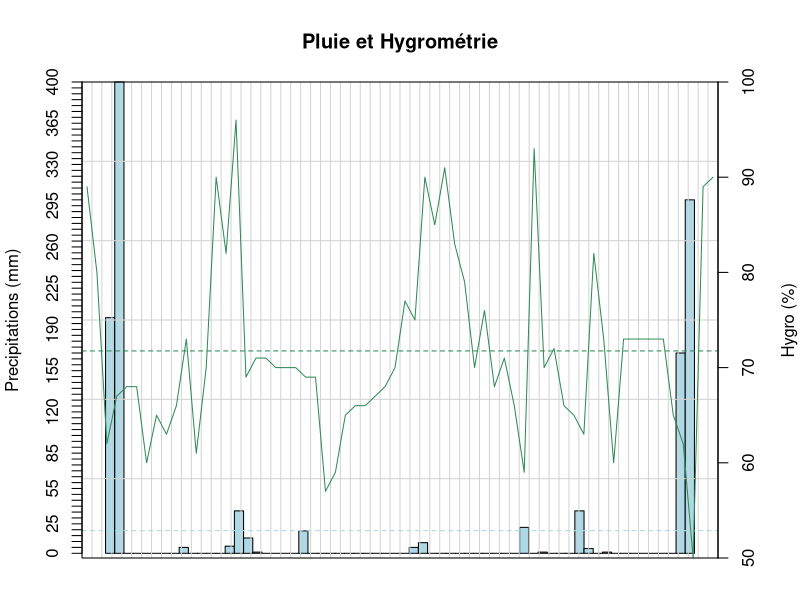
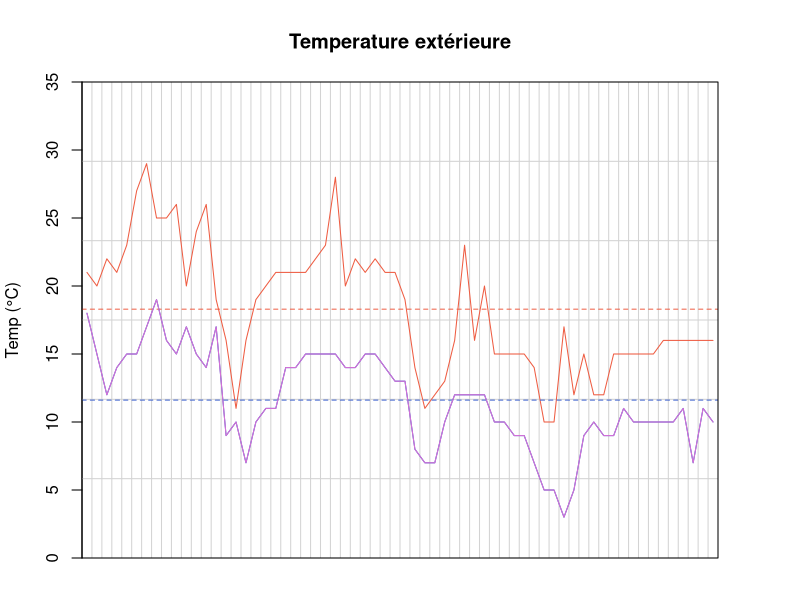
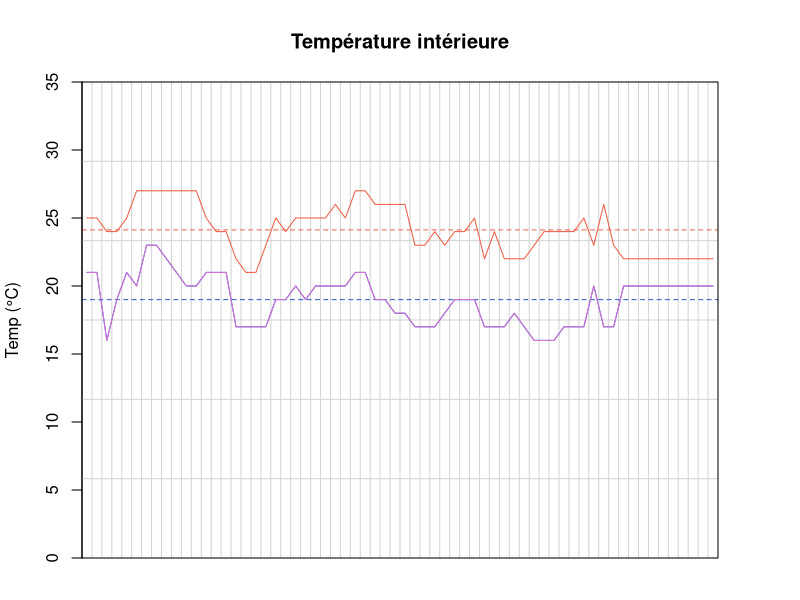
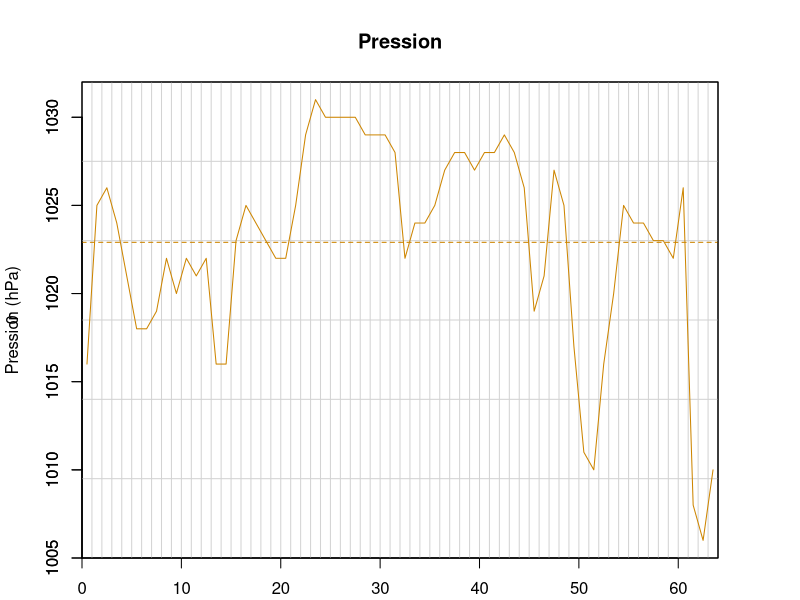

Write R code to recreate these figures, in order.
#! /usr/bin/Rscript

meteoRevel <- read.csv(file="Revel.csv",head=TRUE,sep=";")
meteoMque <- read.csv(file="Martinique.csv",head=TRUE,sep=";")


plot_pluiehygro=function(pluie, hygro) {
	meanPluie <- mean(pluie)
	meanHygro <- mean(hygro)
	
	pluie <- complete(pluie, 0, size)
	hygro <- complete(hygro, meanHygro, size)

	par (mar=c(2, 4, 4, 4) + 0.1)
	barplot (pluie, space=0,  col='lightblue', ylab='Precipitations (mm)', axes=FALSE)
	grid (nx=size, ny=6, lty=1)

	abline(h=meanPluie, col="lightblue",lty=2)
	axis (2, at=seq(0,max(pluie),5))
	
	hygroRange <- range(hygro)
	plot.window(xlim=c(0,size), ylim=c(50,100), xaxs='i', yaxs='i')
	axis (4)
	mtext ('Hygro (%)', 4, line=3)
	lines (seq(from=0.5,to=size-0.5,by=1), hygro, col="seagreen4")
	abline(h=meanHygro, col="seagreen4",lty=2)
	box()
}

plot_temp=function(max, min) {
	tempRange <- range(max, min)
	tempRange <- range(min(0, min(tempRange)), max(tempRange, 35))

	meanMax <- mean(max)
	meanMin <- mean(min)

	max <- complete(max, meanMax, size)
	min <- complete(min, meanMin, size)
	
	average <- get_avg(min, max)

	plot.new()
	plot.window(xlim=c(0,size), ylim=tempRange, xaxs='i', yaxs='i')
	axis (2)
	grid (nx=size, ny=6, lty=1)
	mtext ('Temp (°C)', 2, line=3)
	lines (seq(0.5,size-0.5,1), max, col="tomato2")
	abline(h=meanMax, col="tomato2",lty=2)
	lines (seq(0.5,size-0.5,1), min, col="royalblue3")
	abline(h=meanMin, col="royalblue3",lty=2)
	lines (seq(0.5,size-0.5,1), average, col="orchid")
	box()
}

plot_pression=function(pression) {
	pression <- increase_to(pression, 1000)
	pressionRange <- range(max(pression)+1, min(pression)-1) 
	meanPression <- mean(pression)

	pression <- complete(pression, meanPression, size)
	plot(0, 0, xlim=c(0,size), ylim=pressionRange, xaxs='i', yaxs='i')
	axis (2)
	grid (nx=size, ny=6, lty=1)
	mtext ('Pression (hPa)', 2, line=3)
	lines (seq(0.5,size-0.5,1), pression, col="orange3")
	abline(h=meanPression, col="orange3",lty=2)
	box()
}

do_plot_single=function(data1) {
	size <<- length(data1$Date)
	
	plot_pluiehygro(data1$Pluie, data1$Hygro)
	title("Pluie et Hygrométrie")

	plot_temp(data1$Temp.max, data1$Temp.min)
	title("Temperature extérieure")
	plot_temp(data1$Temp.int.max, data1$Temp.int.min)
	title("Température intérieure")

	plot_pression(data1$Pression)
	title("Pression")
}

do_plot_multi=function(data1, data2) {
	size <- length(data1$Date)
	size <<- max(size, length(data2$Date))
	
	layout(matrix(1:2, 2, 1))
	plot_pluiehygro(data1$Pluie, data1$Hygro)
	title("Pluie et Hygrométrie (Revel)")
	plot_pluiehygro(data2$Pluie, data2$Hygro)
	title("(Martinique)")

	layout(matrix(1:3, 3, 1))
	plot_temp(data1$Temp.max, data1$Temp.min)
	title("Temperature extérieure (Revel)")
	plot_temp(data1$Temp.int.max, data1$Temp.int.min)
	title("Température intérieure (Revel)")
	plot_temp(data2$Temp.max, data2$Temp.min)
	title("(Martinique)")

	layout(matrix(1:2, 2, 1))
	plot_pression(data1$Pression)
	title("Pression (Revel)")
	plot_pression(data2$Pression)
	title("(Martinique)")

}

increase_to=function(lst, value){
	for (i in 1:length(lst)) {
		if (lst[i] < value)
			lst[i] <- lst[i] + value
		else 
			break
	}
	return(lst)
}
get_avg=function(lst1, lst2){
	average <- list()
	for (t in 1:size) {
		average <- c(average, (lst1[t] + lst1[t]) / 2)
	}
	return(average)
}
complete=function(lst, val, totalLength){
	diff <- totalLength - length(lst)
	if (diff == 0) {
		return(lst)
	} else {
		return(c(lst, seq(val, val, length=diff)))
	}
}

do_plot_single(meteoRevel)
#do_plot_multi(meteoRevel, meteoMque)
